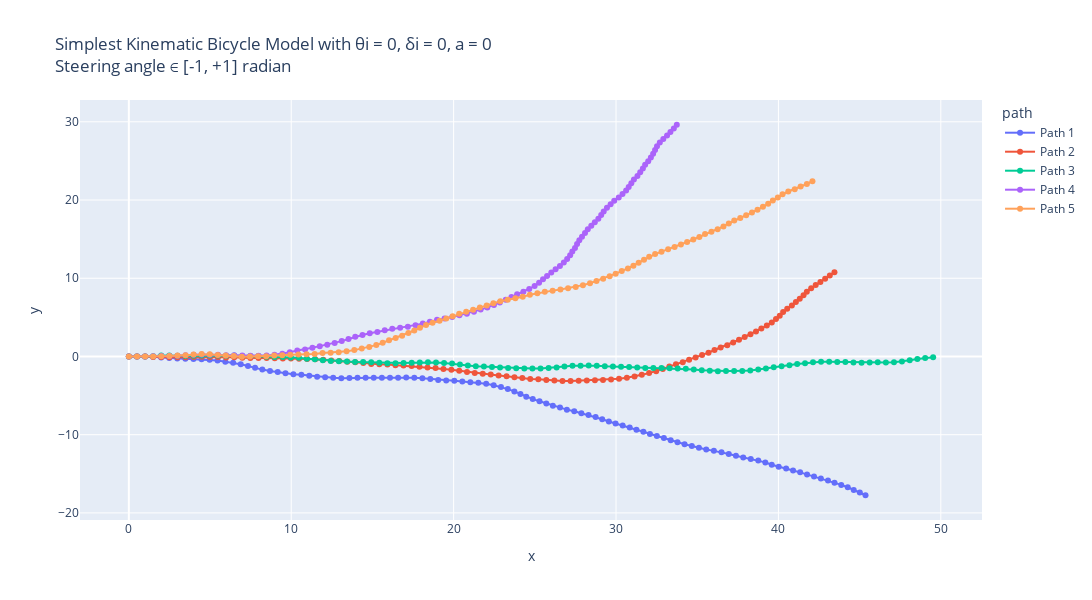

Notebook cell for this chart:
### Markdown cell above
Simplest Kinematic Bicycle Model with θi = 0, δi = 0, a = 0 : 
Using simple_kinematic_bicycle_model so that always a fwd motion is observed i.e. keeping steering angle between -1 to +1 radians

### Code cell
# Making 5 possible trajectories
trajectories = []
for i in range(5):
    x_traj, y_traj, theta_init, delta_init, a, v_traj = start_trajectory(theta_init=0.0, a=0.0, delta_init=0.0, v_init=5, mode="simple")
    trajectories.append((x_traj, y_traj, theta_init, delta_init, a, v_traj))


# Create a DataFrame for plotting
data = []
for i, (x_traj, y_traj, theta_init, delta_init, a, v_traj) in enumerate(trajectories):
    for x, y, v in zip(x_traj, y_traj, v_traj):
        data.append({"x": x, "y": y, "v": v, "path": f"Path {i+1}"})
df = pd.DataFrame(data)

# Create the plot
fig = px.line(df, x="x", y="y", color="path", custom_data=["v"], title="Simplest Kinematic Bicycle Model with θi = 0, δi = 0, a = 0 <br>Steering angle ∈ [-1, +1] radian", render_mode="svg")
# Add hover functionality
fig.update_traces(mode="markers+lines", hovertemplate="<br>".join([
    "v: %{customdata[0]:.2f}",
    "x: %{x:.2f}",
    "y: %{y:.2f}"
]))
fig.update_layout(height=600,width=1130)
fig.show()

# Using plt :
plt.figure(figsize=(15, 6))
for i, (x_traj, y_traj, θi, δi, a, v_traj) in enumerate(trajectories):
    # Model built such that a remains same inside; can be randomised by using a random statement.
    # print(x_traj,"\n", y_traj)
    plt.plot(x_traj, y_traj, label=f"Path {i+1}", alpha = 0.7)
plt.xlabel("x [m]")
plt.ylabel("y [m]")
plt.title("Simplest Kinematic Bicycle Model with θi = 0, δi = 0, a = 0 \n Steering angle ∈ [-1, +1]")
plt.legend()
plt.show()
